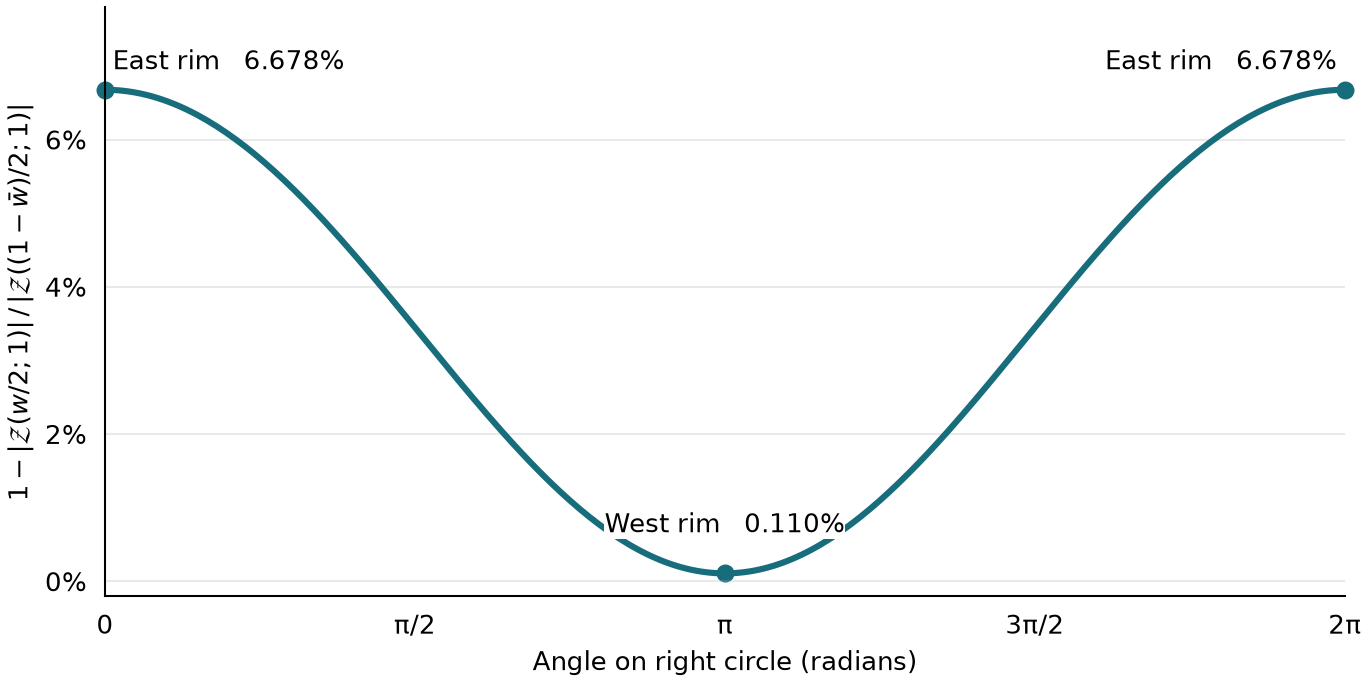

Generate this figure with Python:
"""Arb replay for the normalized modulus contrast at reflected Dottie-disk inputs.

Run with python-flint 0.9.0. Add --figure for the boundary figure (Matplotlib).
The roots, normalizations, and error terms are evaluated without subtracting
two numbers of size 10^(more than a trillion).
"""
import argparse
import json
from pathlib import Path

from flint import acb, arb, ctx, fmpq


def first_root():
    # The first quadrant root of u+cos(u)=0 is unique in this classified strip.
    # Compare u+cos(u) to its affine part on the boundary of this disk.
    center = acb(
        arb("2.4868856989085602306969570343506579794228285528888314789782397816190"),
        arb("1.8093613412957033190162761001940113256000762244053855882446654624838"),
    )
    radius = arb("1e-65")
    residual = abs(center + center.cos())
    curvature = (abs(center.imag) + radius).cosh()
    assert residual + radius**2 * curvature / 2 < radius * abs(1 - center.sin())
    error = arb(0, radius.upper())
    root = center + acb(error, error)
    assert arb.pi() / 2 < root.real and root.real < arb.pi() and root.imag > 0
    return root


def measure():
    ctx.prec = 384
    root = first_root()
    log_norm = abs(root).log()
    radius = arb(31) / 2048
    center_offset = arb(1) / 64
    ratio = fmpq(4749479070945369, 10**23) / fmpq(509892982511772, 10**15)
    dottie = arb.pi() / (80 * arb(ratio**2).log1p())
    center_height = dottie - arb(1) / 512
    height = (center_height + arb(0, radius.upper())) / 2
    offset_max = center_offset + radius
    sigma = (arb(1) / 2 + arb(0, offset_max.upper())) / 2
    assert sigma > fmpq(7, 32) and sigma < fmpq(9, 32) and height > 100
    # Theorem band_absolute_error divided by the exact modulus |u^(-2s)|.
    log_relative = (
        (70 * (height + 2)).log()
        + (arb(11)/10 - 2 * root.arg()) * height
        + 2 * sigma * log_norm
    )
    log10_relative = log_relative / arb(10).log()
    assert log10_relative < -155258110290
    slack = arb(1) / (arb(10)**60)
    assert log_relative < slack.log()
    # The true multiplicative modulus error on the two normalized readings.
    distortion = (1 + slack) / (1 - slack)
    def bounds(offset):
        dominant_ratio = (-2 * offset * log_norm).exp()
        return 1 - dominant_ratio * distortion, 1 - dominant_ratio / distortion

    def record(offset, lower_limit, upper_limit):
        lower, upper = bounds(offset)
        assert lower > arb(lower_limit) and upper < arb(upper_limit)
        return dict(offset=offset.str(25), lower=lower_limit, upper=upper_limit)

    west = center_offset - radius
    east = center_offset + radius
    def stored(offset):
        lower, upper = bounds(offset)
        # Conservatively round the two Arb bounds outward to 14 decimal places.
        scale = 10 ** 14
        lo = lower.lower() * scale
        hi = upper.upper() * scale
        low_int = int(lo.floor().unique_fmpz())
        high_int = int(hi.ceil().unique_fmpz())
        def decimal(value):
            return f"{value // scale}.{value % scale:014d}"
        return record(offset, decimal(low_int), decimal(high_int))

    readings = {name: stored(offset) for name, offset in
                [("west_rim", west), ("center", center_offset), ("east_rim", east)]}
    # Every point in the disk has west <= Re(w)-1/2 <= east. The height cancels
    # exactly in the dominant ratio. Both upper and lower contrast bounds
    # increase with the offset, since log |u| is positive.
    assert log_norm > 0
    data = {
        "observable": "1 - abs(Z(w/2;1)) / abs(Z((1-conj(w))/2;1))",
        "dottie_height": dottie.str(40),
        "disk_center_height": center_height.str(40),
        "right_center_real": "33/64",
        "disk_radius": "31/2048",
        "log10_relative_error_upper_bound": "-155258110290",
        "log10_of_theorem_upper_estimate_across_both_disks": log10_relative.str(25),
        "contrast": readings,
        "whole_closed_right_disk": [readings["west_rim"]["lower"], readings["east_rim"]["upper"]],
        "scope": "Original super zeta denominator calibration; no evaluation of the full Gaussian numerator.",
    }
    return data, bounds, center_offset, radius


def plot(bounds, center, radius, destination):
    import matplotlib
    matplotlib.use("Agg")
    import matplotlib.pyplot as plt
    from matplotlib.ticker import MultipleLocator, PercentFormatter

    angles = [i * arb.pi() / 128 for i in range(257)]
    values = [bounds(center + radius * theta.cos())[0] for theta in angles]
    fig, ax = plt.subplots(figsize=(7.4, 3.7), layout="constrained")
    ax.plot([float(theta.mid()) for theta in angles], [float(v.mid()) for v in values],
            color="#176d7b", linewidth=2.4)
    for i, name in [(0, "East rim"), (128, "West rim"), (256, "East rim")]:
        x, y = float(angles[i].mid()), float(values[i].mid())
        ax.scatter(x, y, color="#176d7b", clip_on=False)
        ax.annotate(f"{name}   {100*y:.3f}%", (x, y),
                    xytext=((3 if i == 0 else -3 if i == 256 else 0), 16 if i == 128 else 8),
                    textcoords="offset points", bbox=dict(facecolor="white", edgecolor="none", pad=0.1),
                    ha=("left" if i == 0 else "right" if i == 256 else "center"))
    ax.set_xticks([0, float(arb.pi()/2), float(arb.pi()), float(3*arb.pi()/2), float(2*arb.pi())],
                  ["0", "π/2", "π", "3π/2", "2π"])
    ax.set_xlim(0, float(2*arb.pi()))
    ax.set_ylim(-.002, .078)
    ax.yaxis.set_major_locator(MultipleLocator(.02))
    ax.yaxis.set_major_formatter(PercentFormatter(xmax=1, decimals=0))
    ax.set_xlabel("Angle on right circle (radians)")
    ax.set_ylabel(r"$1-|\mathcal{Z}(w/2;1)|\,/\,|\mathcal{Z}((1-\bar w)/2;1)|$")
    ax.tick_params(length=0, pad=7)
    ax.grid(axis="y", alpha=.27)
    ax.spines[["right", "top"]].set_visible(False)
    fig.savefig(destination, dpi=185)
    plt.close(fig)


if __name__ == "__main__":
    parser = argparse.ArgumentParser(description=__doc__)
    parser.add_argument("--figure", action="store_true")
    options = parser.parse_args()
    record_data, contrast_bounds, offset, radius = measure()
    prefix = Path(__file__).resolve()
    prefix.with_suffix(".json").write_text(json.dumps(record_data, indent=2) + "\n", encoding="utf8")
    if options.figure:
        plot(contrast_bounds, offset, radius, prefix.with_suffix(".png"))
    print(json.dumps(record_data, indent=2))
